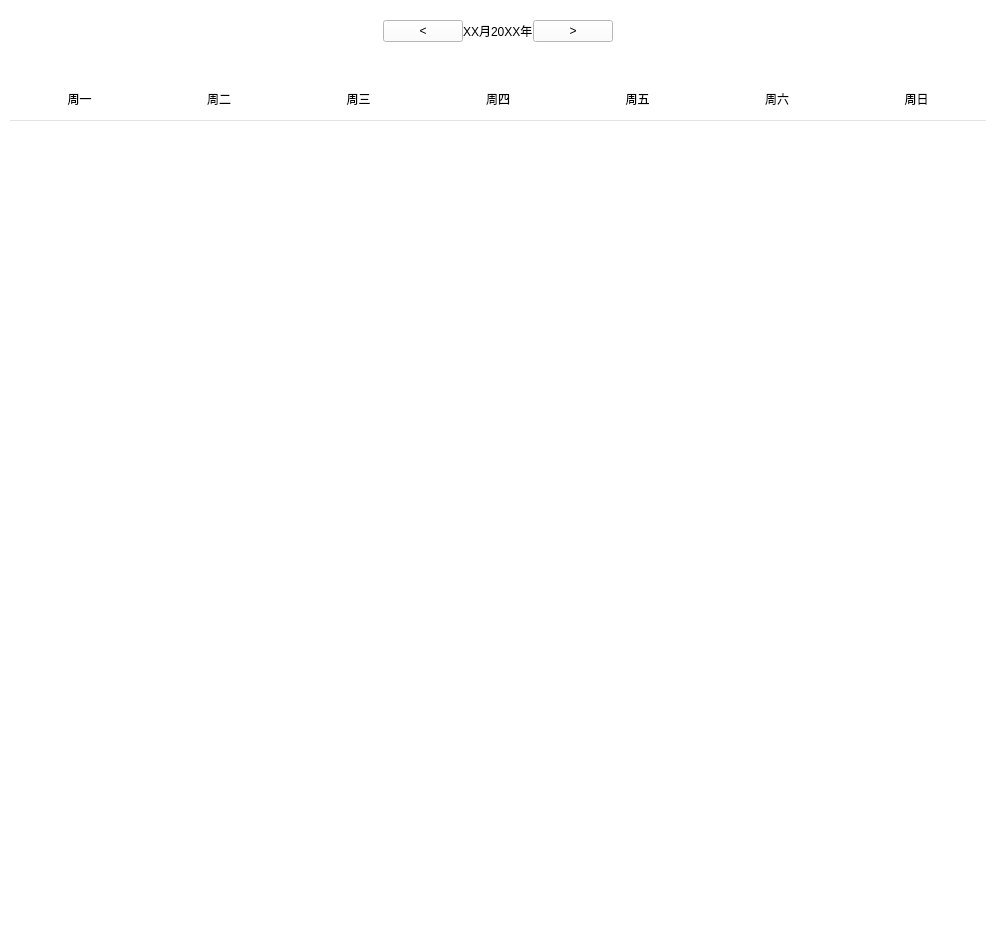
<?xml version="1.0" encoding="UTF-8"?>
<ui version="4.0">
 <class>Calendar</class>
 <widget class="QWidget" name="Calendar">
  <property name="geometry">
   <rect>
    <x>0</x>
    <y>0</y>
    <width>996</width>
    <height>938</height>
   </rect>
  </property>
  <property name="windowTitle">
   <string>时光看板</string>
  </property>
  <property name="styleSheet">
   <string notr="true">background-color: rgb(255, 255, 255);</string>
  </property>
  <layout class="QVBoxLayout" name="verticalLayout" stretch="1,0,10">
   <property name="spacing">
    <number>0</number>
   </property>
   <property name="leftMargin">
    <number>10</number>
   </property>
   <property name="topMargin">
    <number>10</number>
   </property>
   <property name="rightMargin">
    <number>10</number>
   </property>
   <property name="bottomMargin">
    <number>10</number>
   </property>
   <item>
    <layout class="QHBoxLayout" name="menu">
     <property name="topMargin">
      <number>10</number>
     </property>
     <property name="bottomMargin">
      <number>20</number>
     </property>
     <item>
      <spacer name="horizontalSpacer">
       <property name="orientation">
        <enum>Qt::Horizontal</enum>
       </property>
       <property name="sizeHint" stdset="0">
        <size>
         <width>40</width>
         <height>20</height>
        </size>
       </property>
      </spacer>
     </item>
     <item>
      <widget class="QPushButton" name="pushButton">
       <property name="text">
        <string>&lt;</string>
       </property>
      </widget>
     </item>
     <item>
      <widget class="QLabel" name="monthLabel">
       <property name="autoFillBackground">
        <bool>false</bool>
       </property>
       <property name="styleSheet">
        <string notr="true">font: 75 16pt &quot;微软雅黑&quot;;
color: rgb(0, 0, 0);</string>
       </property>
       <property name="text">
        <string>XX月</string>
       </property>
      </widget>
     </item>
     <item>
      <widget class="QLabel" name="yearLabel">
       <property name="autoFillBackground">
        <bool>false</bool>
       </property>
       <property name="styleSheet">
        <string notr="true">font: 75 16pt &quot;微软雅黑&quot;;
color: rgb(0, 0, 0);</string>
       </property>
       <property name="text">
        <string>20XX年</string>
       </property>
      </widget>
     </item>
     <item>
      <widget class="QPushButton" name="pushButton_2">
       <property name="text">
        <string>&gt;</string>
       </property>
      </widget>
     </item>
     <item>
      <spacer name="horizontalSpacer_2">
       <property name="orientation">
        <enum>Qt::Horizontal</enum>
       </property>
       <property name="sizeHint" stdset="0">
        <size>
         <width>40</width>
         <height>20</height>
        </size>
       </property>
      </spacer>
     </item>
    </layout>
   </item>
   <item>
    <widget class="QLabel" name="remind">
     <property name="styleSheet">
      <string notr="true">font: 14pt &quot;微软雅黑&quot;;
color: rgb(0, 0, 0);</string>
     </property>
     <property name="text">
      <string/>
     </property>
    </widget>
   </item>
   <item>
    <layout class="QGridLayout" name="month" rowstretch="1,3,3,3,3,3,3,0">
     <property name="topMargin">
      <number>0</number>
     </property>
     <property name="spacing">
      <number>0</number>
     </property>
     <item row="3" column="6">
      <widget class="Calendar_day" name="day3_7"/>
     </item>
     <item row="4" column="1">
      <widget class="Calendar_day" name="day4_2"/>
     </item>
     <item row="2" column="6">
      <widget class="Calendar_day" name="day2_7"/>
     </item>
     <item row="5" column="3">
      <widget class="Calendar_day" name="day5_4"/>
     </item>
     <item row="4" column="2">
      <widget class="Calendar_day" name="day4_3"/>
     </item>
     <item row="5" column="0">
      <widget class="Calendar_day" name="day5_1"/>
     </item>
     <item row="1" column="5">
      <widget class="Calendar_day" name="day1_6"/>
     </item>
     <item row="2" column="1">
      <widget class="Calendar_day" name="day2_2"/>
     </item>
     <item row="3" column="0">
      <widget class="Calendar_day" name="day3_1"/>
     </item>
     <item row="3" column="4">
      <widget class="Calendar_day" name="day3_5"/>
     </item>
     <item row="1" column="0">
      <widget class="Calendar_day" name="day1_1"/>
     </item>
     <item row="3" column="5">
      <widget class="Calendar_day" name="day3_6"/>
     </item>
     <item row="1" column="3">
      <widget class="Calendar_day" name="day1_4"/>
     </item>
     <item row="5" column="2">
      <widget class="Calendar_day" name="day5_3"/>
     </item>
     <item row="2" column="4">
      <widget class="Calendar_day" name="day2_5"/>
     </item>
     <item row="0" column="3">
      <widget class="QLabel" name="label_8">
       <property name="styleSheet">
        <string notr="true">color: rgb(0, 0, 0);
font: 12pt &quot;微软雅黑&quot;;
border-bottom: 1px solid rgb(227, 227, 227);</string>
       </property>
       <property name="text">
        <string>周四</string>
       </property>
       <property name="alignment">
        <set>Qt::AlignCenter</set>
       </property>
      </widget>
     </item>
     <item row="0" column="1">
      <widget class="QLabel" name="label_6">
       <property name="styleSheet">
        <string notr="true">color: rgb(0, 0, 0);
font: 12pt &quot;微软雅黑&quot;;
border-bottom: 1px solid rgb(227, 227, 227);</string>
       </property>
       <property name="text">
        <string>周二</string>
       </property>
       <property name="alignment">
        <set>Qt::AlignCenter</set>
       </property>
      </widget>
     </item>
     <item row="1" column="2">
      <widget class="Calendar_day" name="day1_3"/>
     </item>
     <item row="5" column="6">
      <widget class="Calendar_day" name="day5_7"/>
     </item>
     <item row="4" column="5">
      <widget class="Calendar_day" name="day4_6"/>
     </item>
     <item row="0" column="5">
      <widget class="QLabel" name="label_10">
       <property name="styleSheet">
        <string notr="true">color: rgb(0, 0, 0);
font: 12pt &quot;微软雅黑&quot;;
border-bottom: 1px solid rgb(227, 227, 227);</string>
       </property>
       <property name="text">
        <string>周六</string>
       </property>
       <property name="alignment">
        <set>Qt::AlignCenter</set>
       </property>
      </widget>
     </item>
     <item row="5" column="4">
      <widget class="Calendar_day" name="day5_5"/>
     </item>
     <item row="4" column="6">
      <widget class="Calendar_day" name="day4_7"/>
     </item>
     <item row="2" column="0">
      <widget class="Calendar_day" name="day2_1"/>
     </item>
     <item row="0" column="6">
      <widget class="QLabel" name="label_11">
       <property name="styleSheet">
        <string notr="true">color: rgb(0, 0, 0);
font: 12pt &quot;微软雅黑&quot;;
border-bottom: 1px solid rgb(227, 227, 227);</string>
       </property>
       <property name="text">
        <string>周日</string>
       </property>
       <property name="alignment">
        <set>Qt::AlignCenter</set>
       </property>
      </widget>
     </item>
     <item row="0" column="4">
      <widget class="QLabel" name="label_9">
       <property name="styleSheet">
        <string notr="true">color: rgb(0, 0, 0);
font: 12pt &quot;微软雅黑&quot;;
border-bottom: 1px solid rgb(227, 227, 227);</string>
       </property>
       <property name="text">
        <string>周五</string>
       </property>
       <property name="alignment">
        <set>Qt::AlignCenter</set>
       </property>
      </widget>
     </item>
     <item row="4" column="3">
      <widget class="Calendar_day" name="day4_4"/>
     </item>
     <item row="1" column="1">
      <widget class="Calendar_day" name="day1_2"/>
     </item>
     <item row="3" column="3">
      <widget class="Calendar_day" name="day3_4"/>
     </item>
     <item row="1" column="6">
      <widget class="Calendar_day" name="day1_7"/>
     </item>
     <item row="0" column="2">
      <widget class="QLabel" name="label_7">
       <property name="styleSheet">
        <string notr="true">color: rgb(0, 0, 0);
font: 12pt &quot;微软雅黑&quot;;
border-bottom: 1px solid rgb(227, 227, 227);</string>
       </property>
       <property name="text">
        <string>周三</string>
       </property>
       <property name="alignment">
        <set>Qt::AlignCenter</set>
       </property>
      </widget>
     </item>
     <item row="0" column="0">
      <widget class="QLabel" name="label_5">
       <property name="styleSheet">
        <string notr="true">color: rgb(0, 0, 0);
font: 12pt &quot;微软雅黑&quot;;
border-bottom: 1px solid rgb(227, 227, 227);</string>
       </property>
       <property name="text">
        <string>周一</string>
       </property>
       <property name="alignment">
        <set>Qt::AlignCenter</set>
       </property>
      </widget>
     </item>
     <item row="2" column="3">
      <widget class="Calendar_day" name="day2_4"/>
     </item>
     <item row="1" column="4">
      <widget class="Calendar_day" name="day1_5"/>
     </item>
     <item row="2" column="5">
      <widget class="Calendar_day" name="day2_6"/>
     </item>
     <item row="3" column="1">
      <widget class="Calendar_day" name="day3_2"/>
     </item>
     <item row="5" column="5">
      <widget class="Calendar_day" name="day5_6"/>
     </item>
     <item row="2" column="2">
      <widget class="Calendar_day" name="day2_3"/>
     </item>
     <item row="4" column="4">
      <widget class="Calendar_day" name="day4_5"/>
     </item>
     <item row="5" column="1">
      <widget class="Calendar_day" name="day5_2"/>
     </item>
     <item row="3" column="2">
      <widget class="Calendar_day" name="day3_3"/>
     </item>
     <item row="4" column="0">
      <widget class="Calendar_day" name="day4_1"/>
     </item>
     <item row="6" column="0">
      <widget class="Calendar_day" name="day6_1"/>
     </item>
     <item row="6" column="1">
      <widget class="Calendar_day" name="day6_2"/>
     </item>
     <item row="6" column="2">
      <widget class="Calendar_day" name="day6_3"/>
     </item>
     <item row="6" column="3">
      <widget class="Calendar_day" name="day6_4"/>
     </item>
     <item row="6" column="4">
      <widget class="Calendar_day" name="day6_5"/>
     </item>
     <item row="6" column="5">
      <widget class="Calendar_day" name="day6_6"/>
     </item>
     <item row="6" column="6">
      <widget class="Calendar_day" name="day6_7"/>
     </item>
    </layout>
   </item>
  </layout>
 </widget>
 <customwidgets>
  <customwidget>
   <class>Calendar_day</class>
   <extends>QFrame</extends>
   <header>calendar_day.h</header>
   <container>1</container>
  </customwidget>
 </customwidgets>
 <resources/>
 <connections/>
</ui>
